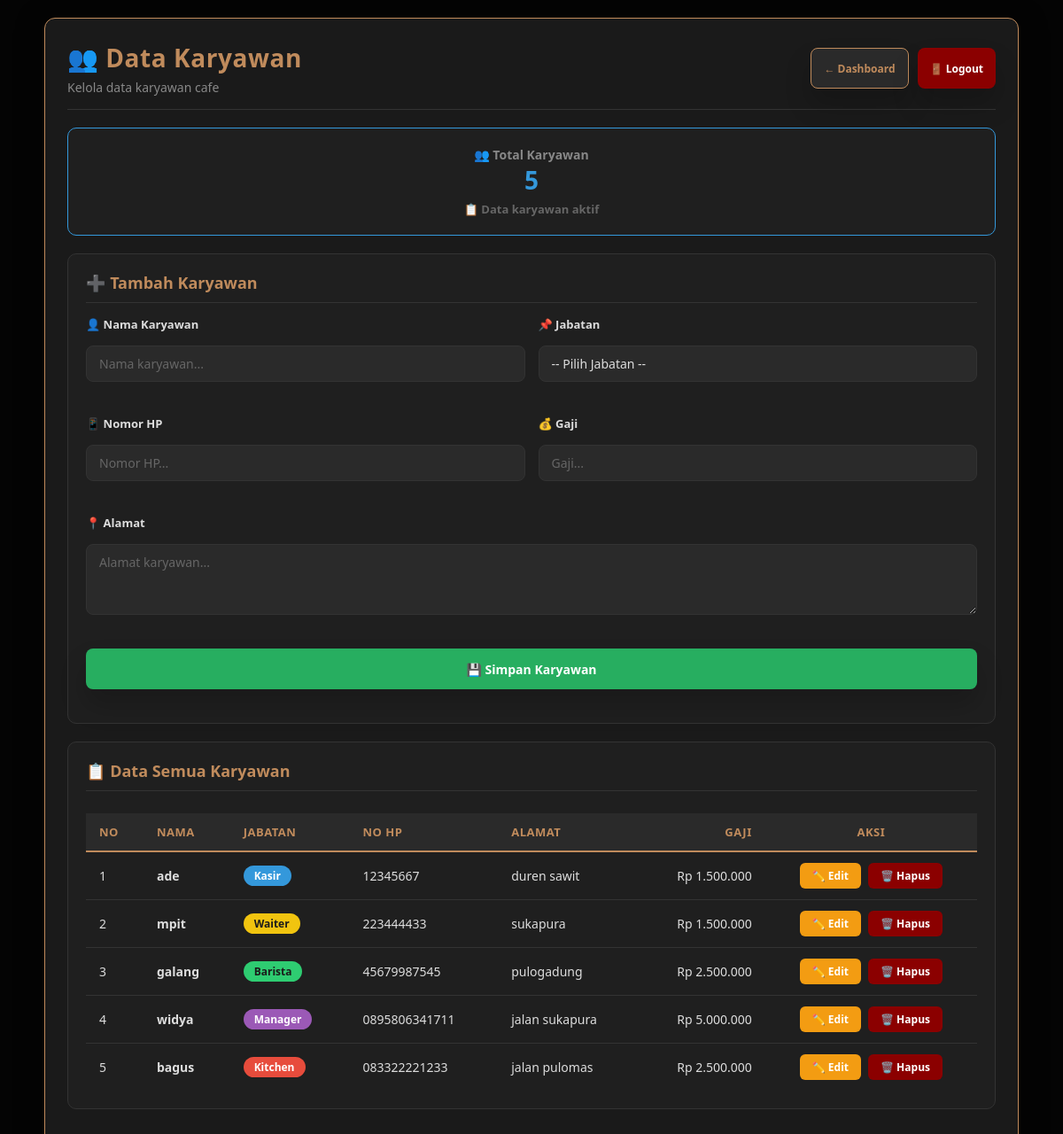
/.contohteman/cafeku_adi/admin/karyawan.php (signed in), run on the app's committed database.
### tables this page shows
CREATE TABLE `karyawan` (
  `id` int(11) NOT NULL,
  `nama` varchar(100) DEFAULT NULL,
  `jabatan` varchar(100) DEFAULT NULL,
  `no_hp` varchar(20) DEFAULT NULL,
  `alamat` text DEFAULT NULL,
  `gaji` int(11) DEFAULT NULL
);

### .contohteman/cafeku_adi/admin/karyawan.php (the view, shortened to what this page needs)
<?php
include '../fungsi.php';
$jumlah = mysqli_fetch_assoc(mysqli_query($conn, "
    SELECT COUNT(*) as total
    FROM karyawan
"));
$data = mysqli_query($conn, "
    SELECT * FROM karyawan
    ORDER BY id DESC
");
$totalKaryawan = $jumlah['total'] ?? 0;
$editMode = isset($_GET['edit']);
$editData = null;
?>
<!DOCTYPE html>
<html lang="id">
<head>
    <link rel="stylesheet" href="../css/style-admin.css">
</head>
<body>
<div class="container">
    <div class="page-header">
        <div>
            <h1>👥 Data Karyawan</h1>
            <div class="subtitle">Kelola data karyawan cafe</div>
        </div>
        <div class="header-actions">
            <a href="index.php" class="btn btn-primary btn-sm">← Dashboard</a>
            <a href="../logout.php" class="btn btn-danger btn-sm">🚪 Logout</a>
        </div>
    </div>
    <div class="total-box">
        <div class="label">👥 Total Karyawan</div>
        <div class="value"><?= $totalKaryawan ?></div>
        <div class="sub-info">📋 Data karyawan aktif</div>
    </div>
    <div class="card">
        <div class="card-header">
            <h3><?= $editMode ? '✏️ Edit Karyawan' : '➕ Tambah Karyawan' ?></h3>
        </div>
        <form method="POST">
            <div class="form-grid">
                <div class="form-group">
                    <label for="nama">👤 Nama Karyawan</label>
                    <input type="text" id="nama" name="nama" class="form-control" placeholder="Nama karyawan..." required value="<?= $editMode && $editData ? htmlspecialchars($editData['nama']) : '' ?>">
                </div>
                <div class="form-group">
                    <label for="jabatan">📌 Jabatan</label>
                    <select id="jabatan" name="jabatan" class="form-control" required>
                        <option value="">-- Pilih Jabatan --</option>
                    </select>
                </div>
                <div class="form-group">
                    <label for="no_hp">📱 Nomor HP</label>
                    <input type="text" id="no_hp" name="no_hp" class="form-control" placeholder="Nomor HP..." required value="<?= $editMode && $editData ? htmlspecialchars($editData['no_hp']) : '' ?>">
                </div>
                <div class="form-group">
                    <label for="gaji">💰 Gaji</label>
                    <input type="number" id="gaji" name="gaji" class="form-control" placeholder="Gaji..." required value="<?= $editMode && $editData ? $editData['gaji'] : '' ?>">
                </div>
                <div class="form-group" style="grid-column: 1 / -1;">
                    <label for="alamat">📍 Alamat</label>
                    <textarea id="alamat" name="alamat" class="form-control" placeholder="Alamat karyawan..." rows="3" required><?= $editMode && $editData ? htmlspecialchars($editData['alamat']) : '' ?></textarea>
                </div>
            </div>
            <?php if ($editMode && $editData): ?>
                <button type="submit" name="update" class="btn btn-success btn-block">
                    💾 Update Karyawan
                </button>
            <?php else: ?>
                <button type="submit" name="simpan" class="btn btn-success btn-block">
                    💾 Simpan Karyawan
                </button>
            <?php endif; ?>
        </form>
    </div>
    <div class="card">
        <div class="card-header">
            <h3>📋 Data Semua Karyawan</h3>
        </div>
        <div class="table-wrapper">
            <?php if (mysqli_num_rows($data) == 0): ?>
                <div class="empty-state">📭 Belum ada data karyawan</div>
            <?php else: ?>
                <table>
                    <thead>
                        <tr>
                            <th>No</th>
                            <th>Nama</th>
                            <th>Jabatan</th>
                            <th>No HP</th>
                            <th>Alamat</th>
                            <th style="text-align:right;">Gaji</th>
                            <th style="text-align:center;">Aksi</th>
                        </tr>
                    </thead>
                    <tbody>
                        <?php
                        $no = 1;
                        while ($d = mysqli_fetch_assoc($data)):
                            $jabatanClass = strtolower($d['jabatan']);
                            $jabatanClassMap = [
                                'manager' => 'manager',
                                'kasir' => 'kasir',
                                'barista' => 'barista',
                                'kitchen' => 'kitchen',
                                'waiter' => 'waiter'
                            ];
                            $class = $jabatanClassMap[$jabatanClass] ?? 'default';
                        ?>
                            <tr>
                                <td><?= $no++ ?></td>
                                <td><strong><?= htmlspecialchars($d['nama']) ?></strong></td>
                                <td>
                                    <span class="jabatan-tag <?= $class ?>">
                                        <?= htmlspecialchars($d['jabatan']) ?>
                                    </span>
                                </td>
                                <td><?= htmlspecialchars($d['no_hp']) ?></td>
                                <td><?= htmlspecialchars($d['alamat']) ?></td>
                                <td style="text-align:right;" class="gaji-value">
                                    Rp <?= number_format($d['gaji'], 0, ',', '.') ?>
                                </td>
                                <td style="text-align:center;">
                                    <div class="action-group" style="justify-content:center;">
                                        <a class="btn-edit" href="?edit=<?= $d['id'] ?>">
                                            ✏️ Edit
                                        </a>
                                        <a class="btn-hapus" href="?hapus=<?= $d['id'] ?>" onclick="return confirm('Yakin ingin menghapus data karyawan <?= htmlspecialchars($d['nama']) ?>?')">
                                            🗑️ Hapus
                                        </a>
                                    </div>
                                </td>
                            </tr>
                        <?php endwhile; ?>
                    </tbody>
                </table>
            <?php endif; ?>
        </div>
    </div>
</div>
</body>
</html>

### .contohteman/cafeku_adi/css/style-admin.css (style rules this page uses)
body { margin: 0; font-family: "Outfit", sans-serif; background: url("../poto/WhatsApp Image 2025-11-16 at 18.09.41_44c61466.jpg") center/cover fixed; color: #f6e7d8; background-attachment: fixed; }
body::before { content: ""; position: fixed; inset: 0; background: rgba(0, 0, 0, 0.72); z-index: -1; }
h1, h2 { text-align: center; color: #c08b5c; margin-top: 0; font-weight: 800; letter-spacing: 0.02em; }
.container { max-width: 1040px; margin: 32px auto; padding: 0 18px; }
.container h1 { font-size: 2.4rem; color: #f4ead6; letter-spacing: 0.04em; margin-bottom: 16px; }
.page-header { display: flex; flex-wrap: wrap; justify-content: space-between; align-items: center; gap: 20px; margin-bottom: 24px; }
.page-header h1 { margin: 0; font-size: 2.2rem; letter-spacing: 0.02em; }
button, input[type="submit"], input[type="reset"], .btn { display: inline-flex; align-items: center; justify-content: center; height: 46px; padding: 0 24px; background: linear-gradient(135deg, #c08b5c 0%, #f3d5a4 100%); color: #1a1a1a; text-decoration: none; border-radius: 14px; font-weight: 700; border: 1px solid rgba(255, 255, 255, 0.18); cursor: pointer; transition: transform 0.18s ease, box-shadow 0.18s ease, background 0.18s ease; font-size: 14px; white-space: nowrap; box-shadow: 0 18px 30px rgba(0, 0, 0, 0.18); }
.btn-success { background: linear-gradient(135deg, #27ae60 0%, #2ecc71 100%); color: white; }
.btn-danger { background: linear-gradient(135deg, #e74c3c 0%, #ff5b4e 100%); color: white; }
input, textarea, select, button, input[type="submit"], input[type="reset"] { width: 100%; padding: 14px 16px; margin: 10px 0 18px; background: #1d1915; border: 1px solid rgba(255, 255, 255, 0.18); border-radius: 12px; color: #f6e7d8; box-sizing: border-box; font-family: inherit; }
input::placeholder, textarea::placeholder { color: rgba(246, 231, 216, 0.65); }
button, input[type="submit"], input[type="reset"] { width: auto; }
.card { background: rgba(255, 255, 255, 0.05); border: 1px solid rgba(255, 255, 255, 0.12); border-radius: 18px; padding: 24px; margin-bottom: 24px; }
.total-box { background: rgba(255, 255, 255, 0.06); border: 1px solid rgba(255, 255, 255, 0.12); border-radius: 18px; padding: 22px; font-size: 18px; font-weight: 700; color: #f6e7d8; margin-bottom: 24px; }
.page-header { display: flex; flex-wrap: wrap; justify-content: space-between; align-items: center; gap: 16px; margin-bottom: 24px; }
.page-header h1 { margin: 0; text-align: left; font-size: 2rem; }
select { background-color: rgba(30, 25, 23, 1); color: white; cursor: pointer; }
option { background-color: #1e1917; color: #f6e7d8; padding: 10px; }
label { font-weight: 600; color: #c08b5c; display: block; margin-bottom: 5px; text-align: left; }
table { width: 100%; border-collapse: collapse; margin-top: 10px; }
th, td { padding: 12px 15px; text-align: left; border-bottom: 1px solid rgba(255, 255, 255, 0.1); }
th { background-color: rgba(192, 139, 92, 0.2); color: #c08b5c; }
.total-box { border-top: 1px solid rgba(192, 139, 92, 0.4); padding-top: 15px; }
.btn-success { background: #27ae60; color: white; border: none; }
.btn-danger { background: #e74c3c; color: white; border: none; }

### data on the page
karyawan: nama "ade", jabatan "Kasir", no_hp "12345667", alamat "duren sawit", gaji "1.500.000"
karyawan: nama "mpit", jabatan "Waiter", no_hp "223444433", alamat "sukapura", gaji "1.500.000"
karyawan: nama "galang", jabatan "Barista", no_hp "45679987545", alamat "pulogadung", gaji "2.500.000"
karyawan: nama "widya", jabatan "Manager", no_hp "0895806341711", alamat "jalan sukapura", gaji "5.000.000"
karyawan: nama "bagus", jabatan "Kitchen", no_hp "083322221233", alamat "jalan pulomas", gaji "2.500.000"

### other printed values
$totalKaryawan "5"
